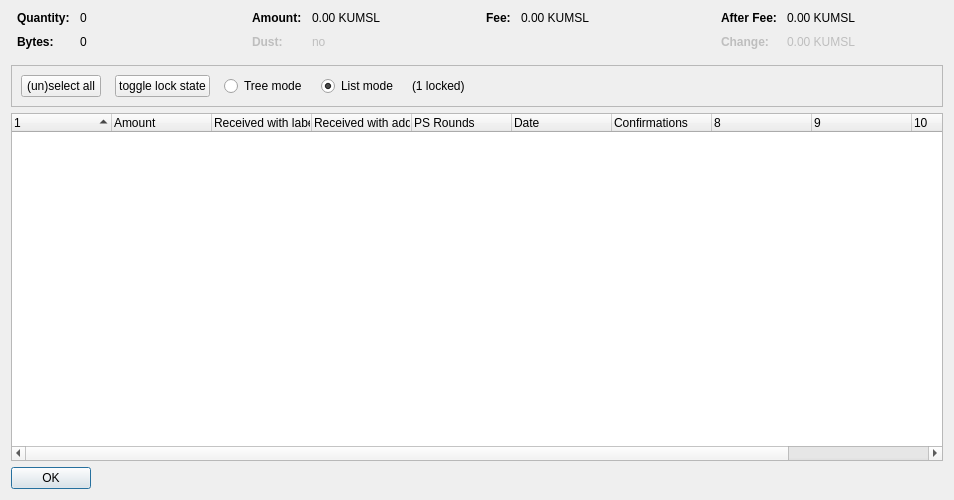
<?xml version="1.0" encoding="UTF-8"?>
<ui version="4.0">
 <class>CoinControlDialog</class>
 <widget class="QDialog" name="CoinControlDialog">
  <property name="geometry">
   <rect>
    <x>0</x>
    <y>0</y>
    <width>954</width>
    <height>500</height>
   </rect>
  </property>
  <property name="windowTitle">
   <string>Coin Selection</string>
  </property>
  <layout class="QVBoxLayout" name="verticalLayout">
   <item>
    <layout class="QHBoxLayout" name="horizontalLayoutTop" stretch="0,0,0,0">
     <property name="topMargin">
      <number>0</number>
     </property>
     <property name="bottomMargin">
      <number>10</number>
     </property>
     <item>
      <layout class="QFormLayout" name="formLayoutCoinControl1">
       <property name="horizontalSpacing">
        <number>10</number>
       </property>
       <property name="verticalSpacing">
        <number>10</number>
       </property>
       <property name="leftMargin">
        <number>6</number>
       </property>
       <property name="rightMargin">
        <number>6</number>
       </property>
       <item row="0" column="0">
        <widget class="QLabel" name="labelCoinControlQuantityText">
         <property name="font">
          <font>
           <weight>75</weight>
           <bold>true</bold>
          </font>
         </property>
         <property name="text">
          <string>Quantity:</string>
         </property>
        </widget>
       </item>
       <item row="0" column="1">
        <widget class="QLabel" name="labelCoinControlQuantity">
         <property name="cursor">
          <cursorShape>IBeamCursor</cursorShape>
         </property>
         <property name="contextMenuPolicy">
          <enum>Qt::ActionsContextMenu</enum>
         </property>
         <property name="text">
          <string notr="true">0</string>
         </property>
         <property name="textInteractionFlags">
          <set>Qt::LinksAccessibleByMouse|Qt::TextSelectableByKeyboard|Qt::TextSelectableByMouse</set>
         </property>
        </widget>
       </item>
       <item row="1" column="0">
        <widget class="QLabel" name="labelCoinControlBytesText">
         <property name="font">
          <font>
           <weight>75</weight>
           <bold>true</bold>
          </font>
         </property>
         <property name="text">
          <string>Bytes:</string>
         </property>
        </widget>
       </item>
       <item row="1" column="1">
        <widget class="QLabel" name="labelCoinControlBytes">
         <property name="cursor">
          <cursorShape>IBeamCursor</cursorShape>
         </property>
         <property name="contextMenuPolicy">
          <enum>Qt::ActionsContextMenu</enum>
         </property>
         <property name="text">
          <string notr="true">0</string>
         </property>
         <property name="textInteractionFlags">
          <set>Qt::LinksAccessibleByMouse|Qt::TextSelectableByKeyboard|Qt::TextSelectableByMouse</set>
         </property>
        </widget>
       </item>
      </layout>
     </item>
     <item>
      <layout class="QFormLayout" name="formLayoutCoinControl2">
       <property name="horizontalSpacing">
        <number>10</number>
       </property>
       <property name="verticalSpacing">
        <number>10</number>
       </property>
       <property name="leftMargin">
        <number>6</number>
       </property>
       <property name="rightMargin">
        <number>6</number>
       </property>
       <item row="0" column="0">
        <widget class="QLabel" name="labelCoinControlAmountText">
         <property name="font">
          <font>
           <weight>75</weight>
           <bold>true</bold>
          </font>
         </property>
         <property name="text">
          <string>Amount:</string>
         </property>
        </widget>
       </item>
       <item row="0" column="1">
        <widget class="QLabel" name="labelCoinControlAmount">
         <property name="cursor">
          <cursorShape>IBeamCursor</cursorShape>
         </property>
         <property name="contextMenuPolicy">
          <enum>Qt::ActionsContextMenu</enum>
         </property>
         <property name="text">
          <string notr="true">0.00 KUMSL</string>
         </property>
         <property name="textInteractionFlags">
          <set>Qt::LinksAccessibleByMouse|Qt::TextSelectableByKeyboard|Qt::TextSelectableByMouse</set>
         </property>
        </widget>
       </item>
       <item row="1" column="0">
        <widget class="QLabel" name="labelCoinControlLowOutputText">
         <property name="enabled">
          <bool>false</bool>
         </property>
         <property name="font">
          <font>
           <weight>75</weight>
           <bold>true</bold>
          </font>
         </property>
         <property name="text">
          <string>Dust:</string>
         </property>
        </widget>
       </item>
       <item row="1" column="1">
        <widget class="QLabel" name="labelCoinControlLowOutput">
         <property name="enabled">
          <bool>false</bool>
         </property>
         <property name="cursor">
          <cursorShape>IBeamCursor</cursorShape>
         </property>
         <property name="contextMenuPolicy">
          <enum>Qt::ActionsContextMenu</enum>
         </property>
         <property name="text">
          <string notr="true">no</string>
         </property>
         <property name="textInteractionFlags">
          <set>Qt::LinksAccessibleByMouse|Qt::TextSelectableByKeyboard|Qt::TextSelectableByMouse</set>
         </property>
        </widget>
       </item>
      </layout>
     </item>
     <item>
      <layout class="QFormLayout" name="formLayoutCoinControl3">
       <property name="horizontalSpacing">
        <number>10</number>
       </property>
       <property name="verticalSpacing">
        <number>10</number>
       </property>
       <property name="leftMargin">
        <number>6</number>
       </property>
       <property name="rightMargin">
        <number>6</number>
       </property>
       <item row="0" column="0">
        <widget class="QLabel" name="labelCoinControlFeeText">
         <property name="font">
          <font>
           <weight>75</weight>
           <bold>true</bold>
          </font>
         </property>
         <property name="text">
          <string>Fee:</string>
         </property>
        </widget>
       </item>
       <item row="0" column="1">
        <widget class="QLabel" name="labelCoinControlFee">
         <property name="cursor">
          <cursorShape>IBeamCursor</cursorShape>
         </property>
         <property name="contextMenuPolicy">
          <enum>Qt::ActionsContextMenu</enum>
         </property>
         <property name="text">
          <string notr="true">0.00 KUMSL</string>
         </property>
         <property name="textInteractionFlags">
          <set>Qt::LinksAccessibleByMouse|Qt::TextSelectableByKeyboard|Qt::TextSelectableByMouse</set>
         </property>
        </widget>
       </item>
      </layout>
     </item>
     <item>
      <layout class="QFormLayout" name="formLayoutCoinControl4">
       <property name="horizontalSpacing">
        <number>10</number>
       </property>
       <property name="verticalSpacing">
        <number>10</number>
       </property>
       <property name="leftMargin">
        <number>6</number>
       </property>
       <property name="rightMargin">
        <number>6</number>
       </property>
       <item row="0" column="0">
        <widget class="QLabel" name="labelCoinControlAfterFeeText">
         <property name="font">
          <font>
           <weight>75</weight>
           <bold>true</bold>
          </font>
         </property>
         <property name="text">
          <string>After Fee:</string>
         </property>
        </widget>
       </item>
       <item row="0" column="1">
        <widget class="QLabel" name="labelCoinControlAfterFee">
         <property name="cursor">
          <cursorShape>IBeamCursor</cursorShape>
         </property>
         <property name="contextMenuPolicy">
          <enum>Qt::ActionsContextMenu</enum>
         </property>
         <property name="text">
          <string notr="true">0.00 KUMSL</string>
         </property>
         <property name="textInteractionFlags">
          <set>Qt::LinksAccessibleByMouse|Qt::TextSelectableByKeyboard|Qt::TextSelectableByMouse</set>
         </property>
        </widget>
       </item>
       <item row="1" column="0">
        <widget class="QLabel" name="labelCoinControlChangeText">
         <property name="enabled">
          <bool>false</bool>
         </property>
         <property name="font">
          <font>
           <weight>75</weight>
           <bold>true</bold>
          </font>
         </property>
         <property name="text">
          <string>Change:</string>
         </property>
        </widget>
       </item>
       <item row="1" column="1">
        <widget class="QLabel" name="labelCoinControlChange">
         <property name="enabled">
          <bool>false</bool>
         </property>
         <property name="cursor">
          <cursorShape>IBeamCursor</cursorShape>
         </property>
         <property name="contextMenuPolicy">
          <enum>Qt::ActionsContextMenu</enum>
         </property>
         <property name="text">
          <string notr="true">0.00 KUMSL</string>
         </property>
         <property name="textInteractionFlags">
          <set>Qt::LinksAccessibleByMouse|Qt::TextSelectableByKeyboard|Qt::TextSelectableByMouse</set>
         </property>
        </widget>
       </item>
      </layout>
     </item>
    </layout>
   </item>
   <item>
    <widget class="QFrame" name="frame">
     <property name="minimumSize">
      <size>
       <width>0</width>
       <height>40</height>
      </size>
     </property>
     <property name="frameShape">
      <enum>QFrame::StyledPanel</enum>
     </property>
     <property name="frameShadow">
      <enum>QFrame::Sunken</enum>
     </property>
     <layout class="QHBoxLayout" name="horizontalLayout">
      <item>
       <layout class="QHBoxLayout" name="horizontalLayoutPanel" stretch="0,0,0,0,0,0">
        <property name="spacing">
         <number>14</number>
        </property>
        <item>
         <widget class="QPushButton" name="pushButtonSelectAll">
          <property name="sizePolicy">
           <sizepolicy hsizetype="Maximum" vsizetype="Fixed">
            <horstretch>0</horstretch>
            <verstretch>0</verstretch>
           </sizepolicy>
          </property>
          <property name="text">
           <string>(un)select all</string>
          </property>
          <property name="autoDefault">
           <bool>false</bool>
          </property>
         </widget>
        </item>
        <item>
         <widget class="QPushButton" name="pushButtonToggleLock">
          <property name="sizePolicy">
           <sizepolicy hsizetype="Maximum" vsizetype="Fixed">
            <horstretch>0</horstretch>
            <verstretch>0</verstretch>
           </sizepolicy>
          </property>
          <property name="text">
           <string>toggle lock state</string>
          </property>
          <property name="autoDefault">
           <bool>false</bool>
          </property>
         </widget>
        </item>
        <item>
         <widget class="QRadioButton" name="radioTreeMode">
          <property name="sizePolicy">
           <sizepolicy hsizetype="Maximum" vsizetype="Fixed">
            <horstretch>0</horstretch>
            <verstretch>0</verstretch>
           </sizepolicy>
          </property>
          <property name="text">
           <string>Tree mode</string>
          </property>
         </widget>
        </item>
        <item>
         <widget class="QRadioButton" name="radioListMode">
          <property name="sizePolicy">
           <sizepolicy hsizetype="Maximum" vsizetype="Fixed">
            <horstretch>0</horstretch>
            <verstretch>0</verstretch>
           </sizepolicy>
          </property>
          <property name="text">
           <string>List mode</string>
          </property>
          <property name="checked">
           <bool>true</bool>
          </property>
         </widget>
        </item>
        <item>
         <widget class="QLabel" name="labelLocked">
          <property name="text">
           <string>(1 locked)</string>
          </property>
         </widget>
        </item>
        <item>
         <spacer name="horizontalSpacer">
          <property name="orientation">
           <enum>Qt::Horizontal</enum>
          </property>
          <property name="sizeHint" stdset="0">
           <size>
            <width>40</width>
            <height>20</height>
           </size>
          </property>
         </spacer>
        </item>
       </layout>
      </item>
     </layout>
    </widget>
   </item>
   <item>
    <widget class="CoinControlTreeWidget" name="treeWidget">
     <property name="contextMenuPolicy">
      <enum>Qt::CustomContextMenu</enum>
     </property>
     <property name="sortingEnabled">
      <bool>false</bool>
     </property>
     <property name="columnCount">
      <number>11</number>
     </property>
     <attribute name="headerShowSortIndicator" stdset="0">
      <bool>true</bool>
     </attribute>
     <attribute name="headerStretchLastSection">
      <bool>false</bool>
     </attribute>
     <column>
      <property name="text">
       <string/>
      </property>
     </column>
     <column>
      <property name="text">
       <string>Amount</string>
      </property>
     </column>
     <column>
      <property name="text">
       <string>Received with label</string>
      </property>
     </column>
     <column>
      <property name="text">
       <string>Received with address</string>
      </property>
     </column>
     <column>
      <property name="text">
       <string>PS Rounds</string>
      </property>
     </column>
     <column>
      <property name="text">
       <string>Date</string>
      </property>
     </column>
     <column>
      <property name="text">
       <string>Confirmations</string>
      </property>
      <property name="toolTip">
       <string>Confirmed</string>
      </property>
     </column>
     <column>
      <property name="text">
       <string/>
      </property>
     </column>
     <column>
      <property name="text">
       <string/>
      </property>
     </column>
     <column>
      <property name="text">
       <string/>
      </property>
     </column>
     <column>
      <property name="text">
       <string/>
      </property>
     </column>
    </widget>
   </item>
   <item>
    <widget class="QDialogButtonBox" name="buttonBox">
     <property name="sizePolicy">
      <sizepolicy hsizetype="Maximum" vsizetype="Fixed">
       <horstretch>0</horstretch>
       <verstretch>0</verstretch>
      </sizepolicy>
     </property>
     <property name="orientation">
      <enum>Qt::Horizontal</enum>
     </property>
     <property name="standardButtons">
      <set>QDialogButtonBox::Ok</set>
     </property>
    </widget>
   </item>
  </layout>
 </widget>
 <customwidgets>
  <customwidget>
   <class>CoinControlTreeWidget</class>
   <extends>QTreeWidget</extends>
   <header>coincontroltreewidget.h</header>
  </customwidget>
 </customwidgets>
 <resources/>
 <connections/>
</ui>
